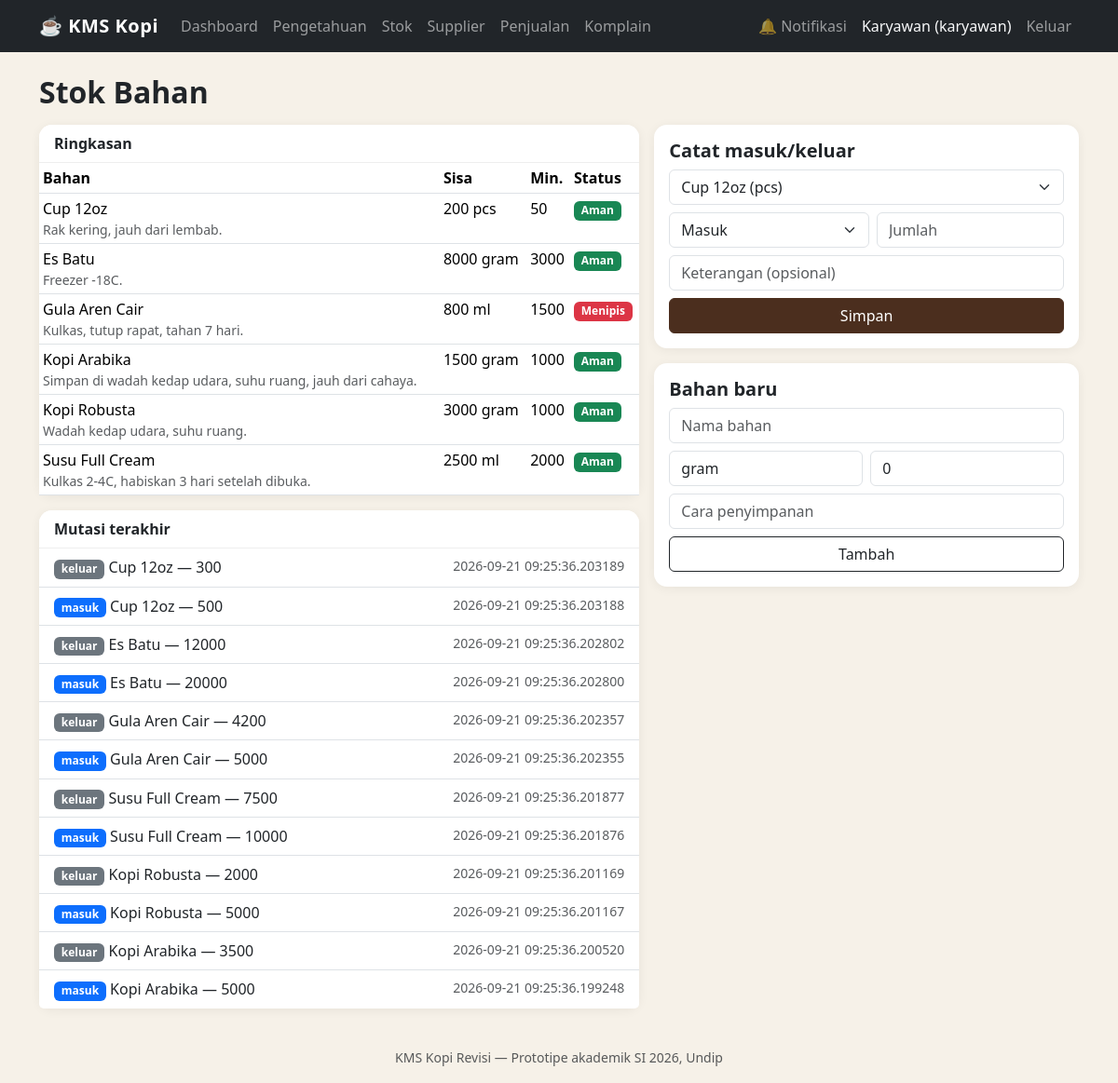
Screenshot of /stok (signed in) with the database file from the repository.
### app/models.py (models this page shows)
class Pengguna(db.Model):
    __tablename__ = "pengguna"
    id = db.Column(db.Integer, primary_key=True)
    nama = db.Column(db.String(100), nullable=False)
    peran = db.Column(db.Enum("pemilik", "karyawan"), nullable=False, default="karyawan")
    pin_hash = db.Column(db.String(255), nullable=False)
    aktif = db.Column(db.Boolean, default=True)
    created_at = db.Column(db.DateTime, default=datetime.utcnow)

class Bahan(db.Model):
    __tablename__ = "bahan"
    id = db.Column(db.Integer, primary_key=True)
    nama = db.Column(db.String(100), nullable=False, unique=True)
    satuan = db.Column(db.String(20), default="gram")
    stok_minimum = db.Column(db.Float, default=0)
    cara_penyimpanan = db.Column(db.Text)

class Stok(db.Model):
    __tablename__ = "stok"
    id = db.Column(db.Integer, primary_key=True)
    bahan_id = db.Column(db.Integer, db.ForeignKey("bahan.id"), nullable=False)
    tipe = db.Column(db.Enum("masuk", "keluar"), nullable=False)
    jumlah = db.Column(db.Float, nullable=False)
    tanggal = db.Column(db.DateTime, default=datetime.utcnow)
    keterangan = db.Column(db.Text)
    dicatat_oleh = db.Column(db.Integer, db.ForeignKey("pengguna.id"))
    bahan = db.relationship("Bahan", backref="mutasi")

### app/routes/stok.py (the view)
@bp.route("/stok")
@login_required
def daftar():
    ringkasan = _ringkasan()
    mutasi = Stok.query.order_by(Stok.tanggal.desc()).limit(30).all()
    return render_template("stok.html", ringkasan=ringkasan, mutasi=mutasi)

### app/routes/helpers.py (called while the page is built)
def login_required(f):
    @wraps(f)
    def wrapper(*args, **kwargs):
        if not session.get("user_id"):
            flash("Silakan login dulu.", "warning")
            return redirect(url_for("auth.login"))
        return f(*args, **kwargs)
    return wrapper

### app/routes/stok.py (called while the page is built)
def _ringkasan():
    rows = (
        db.session.query(
            Bahan,
            func.coalesce(func.sum(
                db.case((Stok.tipe == "masuk", Stok.jumlah),
                        (Stok.tipe == "keluar", -Stok.jumlah), else_=0)), 0).label("sisa"),
        ).outerjoin(Stok, Stok.bahan_id == Bahan.id)
        .group_by(Bahan.id).order_by(Bahan.nama).all()
    )
    return rows

### app/templates/stok.html (shortened to what this page needs)
{% extends "base.html" %}
{% block content %}
<h2 class="fw-bold mb-3">Stok Bahan</h2>
<div class="row g-3">
<div class="col-md-7">
<div class="card"><div class="card-header fw-bold">Ringkasan</div>
<table class="table table-sm mb-0"><thead><tr><th>Bahan</th><th>Sisa</th><th>Min.</th><th>Status</th></tr></thead><tbody>
{% for b, sisa in ringkasan %}
<tr><td>{{ b.nama }}<div class="text-muted small">{{ b.cara_penyimpanan[:60] if b.cara_penyimpanan else '' }}</div></td>
<td>{{ "%.0f"|format(sisa or 0) }} {{ b.satuan }}</td><td>{{ "%.0f"|format(b.stok_minimum or 0) }}</td>
<td>{% if (sisa or 0) <= (b.stok_minimum or 0) %}<span class="badge bg-danger">Menipis</span>{% else %}<span class="badge bg-success">Aman</span>{% endif %}</td></tr>
{% endfor %}
</tbody></table></div>
<div class="card mt-3"><div class="card-header fw-bold">Mutasi terakhir</div>
<ul class="list-group list-group-flush">
{% for m in mutasi %}<li class="list-group-item d-flex justify-content-between"><span><span class="badge bg-{{ 'primary' if m.tipe=='masuk' else 'secondary' }}">{{ m.tipe }}</span> {{ m.bahan.nama }} — {{ "%.0f"|format(m.jumlah) }}</span><span class="text-muted small">{{ m.tanggal }}</span></li>
{% endfor %}
</ul></div>
</div>
<div class="col-md-5">
<div class="card card-body mb-3"><h5 class="fw-bold">Catat masuk/keluar</h5>
<form method="post" action="{{ url_for('stok.catat') }}">
  <select name="bahan_id" class="form-select mb-2">{% for b, s in ringkasan %}<option value="{{ b.id }}">{{ b.nama }} ({{ b.satuan }})</option>{% endfor %}</select>
  <div class="d-flex gap-2 mb-2"><select name="tipe" class="form-select"><option value="masuk">Masuk</option><option value="keluar">Keluar</option></select>
  <input name="jumlah" type="number" step="any" min="0" class="form-control" placeholder="Jumlah" required></div>
  <input name="keterangan" class="form-control mb-2" placeholder="Keterangan (opsional)">
  <button class="btn btn-dark w-100">Simpan</button>
</form></div>
<div class="card card-body"><h5 class="fw-bold">Bahan baru</h5>
<form method="post" action="{{ url_for('stok.tambah_bahan') }}">
  <input name="nama" class="form-control mb-2" placeholder="Nama bahan" required>
  <div class="d-flex gap-2 mb-2"><input name="satuan" class="form-control" placeholder="Satuan (gram/ml/pcs)" value="gram"><input name="stok_minimum" type="number" step="any" class="form-control" placeholder="Min." value="0"></div>
  <input name="cara_penyimpanan" class="form-control mb-2" placeholder="Cara penyimpanan">
  <button class="btn btn-outline-dark w-100">Tambah</button>
</form></div>
</div>
</div>
{% endblock %}

### app/templates/base.html (shortened to what this page needs)
<!doctype html>
<html lang="id">
<head>
  <link href="https://cdn.jsdelivr.net/npm/bootstrap@5.3.3/dist/css/bootstrap.min.css" rel="stylesheet">
  <link href="{{ url_for('static', filename='style.css') }}" rel="stylesheet">
</head>
<body>
<nav class="navbar navbar-expand-lg navbar-dark bg-dark sticky-top">
  <div class="container">
    <a class="navbar-brand fw-bold" href="{{ url_for('dashboard.index') }}">☕ KMS Kopi</a>
    <div class="collapse navbar-collapse" id="nav">
      {% if current_user %}
      <ul class="navbar-nav me-auto">
        <li class="nav-item"><a class="nav-link" href="{{ url_for('dashboard.index') }}">Dashboard</a></li>
        <li class="nav-item"><a class="nav-link" href="{{ url_for('pengetahuan.daftar') }}">Pengetahuan</a></li>
        <li class="nav-item"><a class="nav-link" href="{{ url_for('stok.daftar') }}">Stok</a></li>
        <li class="nav-item"><a class="nav-link" href="{{ url_for('supplier.daftar') }}">Supplier</a></li>
        <li class="nav-item"><a class="nav-link" href="{{ url_for('penjualan.daftar') }}">Penjualan</a></li>
        <li class="nav-item"><a class="nav-link" href="{{ url_for('komplain.daftar') }}">Komplain</a></li>
      </ul>
      <ul class="navbar-nav">
        <li class="nav-item"><a class="nav-link" href="{{ url_for('notifikasi.daftar') }}">🔔 Notifikasi {% if unread_count %}<span class="badge bg-danger">{{ unread_count }}</span>{% endif %}</a></li>
        <li class="nav-item"><span class="nav-link text-light">{{ current_user.nama }} ({{ current_user.peran }})</span></li>
        <li class="nav-item"><a class="nav-link" href="{{ url_for('auth.logout') }}">Keluar</a></li>
      </ul>
      {% endif %}
    </div>
  </div>
</nav>
<main class="container my-4">
  {% block content %}{% endblock %}
</main>
<footer class="text-center text-muted py-3"><small>KMS Kopi Revisi — Prototipe akademik SI 2026, Undip</small></footer>
</body>
</html>

### app/static/style.css (style rules this page uses)
body { background: #f6f1e8; }
.navbar-brand { letter-spacing: .5px; }
.card { border-radius: 14px; border: none; box-shadow: 0 2px 12px rgba(0,0,0,.06); }
.card-header { background: #fff; border-bottom: 1px solid #eee; border-radius: 14px 14px 0 0 !important; }
.btn-dark { background: #4b2e1e; border-color: #4b2e1e; }
a { color: #4b2e1e; }

### rows the page displays
Pengguna: nama "Karyawan", peran "karyawan"
Bahan: nama "Cup 12oz", cara_penyimpanan "Rak kering, jauh dari lembab.", sisa "200", satuan "pcs", stok_minimum "50", shows "Aman"
Bahan: nama "Es Batu", cara_penyimpanan "Freezer -18C.", sisa "8000", satuan "gram", stok_minimum "3000", shows "Aman"
Bahan: nama "Gula Aren Cair", cara_penyimpanan "Kulkas, tutup rapat, tahan 7 hari.", sisa "800", satuan "ml", stok_minimum "1500", shows "Menipis"
Bahan: nama "Kopi Arabika", cara_penyimpanan "Simpan di wadah kedap udara, suhu ruang, jauh dari cahaya.", sisa "1500", satuan "gram", stok_minimum "1000", shows "Aman"
Bahan: nama "Kopi Robusta", cara_penyimpanan "Wadah kedap udara, suhu ruang.", sisa "3000", satuan "gram", stok_minimum "1000", shows "Aman"
Bahan: nama "Susu Full Cream", cara_penyimpanan "Kulkas 2-4C, habiskan 3 hari setelah dibuka.", sisa "2500", satuan "ml", stok_minimum "2000", shows "Aman"
Stok: tipe "keluar", bahan.nama "Cup 12oz", jumlah "300", tanggal "2026-09-21 09:25:36.203189"
Stok: tipe "masuk", bahan.nama "Cup 12oz", jumlah "500", tanggal "2026-09-21 09:25:36.203188"
Stok: tipe "keluar", bahan.nama "Es Batu", jumlah "12000", tanggal "2026-09-21 09:25:36.202802"
Stok: tipe "masuk", bahan.nama "Es Batu", jumlah "20000", tanggal "2026-09-21 09:25:36.202800"
Stok: tipe "keluar", bahan.nama "Gula Aren Cair", jumlah "4200", tanggal "2026-09-21 09:25:36.202357"
Stok: tipe "masuk", bahan.nama "Gula Aren Cair", jumlah "5000", tanggal "2026-09-21 09:25:36.202355"
Stok: tipe "keluar", bahan.nama "Susu Full Cream", jumlah "7500", tanggal "2026-09-21 09:25:36.201877"
Stok: tipe "masuk", bahan.nama "Susu Full Cream", jumlah "10000", tanggal "2026-09-21 09:25:36.201876"
Stok: tipe "keluar", bahan.nama "Kopi Robusta", jumlah "2000", tanggal "2026-09-21 09:25:36.201169"
Stok: tipe "masuk", bahan.nama "Kopi Robusta", jumlah "5000", tanggal "2026-09-21 09:25:36.201167"
Stok: tipe "keluar", bahan.nama "Kopi Arabika", jumlah "3500", tanggal "2026-09-21 09:25:36.200520"
Stok: tipe "masuk", bahan.nama "Kopi Arabika", jumlah "5000", tanggal "2026-09-21 09:25:36.199248"

### other values shown
form field bahan_id "Cup 12oz (pcs)"
